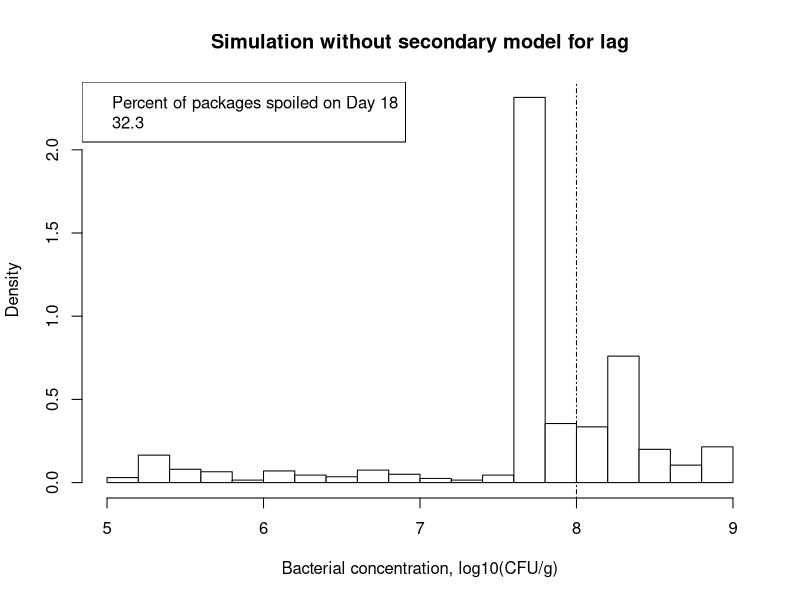

Source code (R): (Note: this script raises an error after producing the figure.)
## ---------------------------Title---------------------------------------------
# CIDA Shelf Life Model

## ---------------------------Description---------------------------------------
# Project: CIDA Spinach 

# Description: 

## ---------------------------Packages------------------------------------------

#   Loading packages
library(dplyr); library(MASS); library(VGAM)

## ---------------------------Seed----------------------------------------------

#Set seed
set.seed(1)

## ---------------------------Inputs--------------------------------------------

#Load in data

strain_param <- read.csv("model_inputs/primary_model_parameters_strain_averaged.csv", header = TRUE)

mumax_secon <- read.csv("model_inputs/secondary_model_mumax_strain_averaged.csv", header = TRUE)

st_frequency <- read.csv("model_inputs/st_frequency.csv", header = TRUE)

initial_count <- read.csv("model_inputs/initial_distribution.csv", header = TRUE)

#Change strain parameters to lowercase 
strain_param$isolate <- tolower(strain_param$isolate)

mumax_secon$isolate <- tolower(mumax_secon$isolate)

#Change the formatting of a variable in the ST frequency 
st_frequency$growth_isolates <- substr(st_frequency$growth_isolates, 1, 8)
st_frequency$growth_isolates <- tolower(st_frequency$growth_isolates)

#Initial Count Distribution: Log transforming initial count, and fitting a uniform distribution to the data
initial_count_dist <- function(n){
  ans <- runif(n, min = initial_count$min, max = initial_count$max)
  return(ans)
}

#ST Distribution
isolates <- st_frequency$growth_isolates
st_prev <- st_frequency$frequency

st_dist <- function(n) {
ans <- sample(isolates, size = n, prob = st_prev, replace = F)
return(ans)
}

#Storage Temperature Distribution
temp_location <- 4.06
temp_shape <- 2.31

temp_dist <- function(n) {
  ans <- rlaplace(n, temp_location, temp_shape)
  for(i in 1:n)
  while (ans[i] < 2 | ans[i] > 14) {
    ans[i] <- rlaplace(1, temp_location, temp_shape)
  }
  return(ans)
}

#Number of strains per package

pop_dist <- function(n){
  ans <- runif(n, min = 1, max = 6)
  ans_rounded <- round(ans, digits = 0)
  return(ans_rounded)
}

#Primary Growth Models 
#Gompertz
gompertz <- function(day, log10n0, log10nmax, mumax, lag){
  log10n <- log10n0 + (log10n0 < log10nmax)*(log10nmax - log10n0) * exp(-exp(mumax * exp(1) * (lag - day) / ((log10nmax - log10n0) * log(10)) + 1))
}

#Secondary model 

#Mumax
NewMu_general <- function(temp, b, temp_min){
    if(temp > temp_min){
      sqrt_mu <- b*(temp - temp_min)
      ans <- sqrt_mu^2
      return(ans)
    } else {
    ans <- 0 
    return(ans)
  }
}

NewMu_s12_0141 <- function(temp, b, temp_min){
  if(temp < temp_min){
    sqrt_mu <- b*(temp - temp_min)
    ans <- sqrt_mu^2
    return(ans)
  } else {
    ans <- 0 
    return(ans)
  }
}

NewMu <- function(temp, b, temp_min, isolate){
  if(isolate != "s12-0141"){
    return(NewMu_general(temp, b, temp_min))
  } else {
    return(NewMu_s12_0141(temp, b, temp_min))
  }
}

lag_tmin <- mumax_secon$temp_min_mu[mumax_secon$isolate == "s12-0116"]

NewLag <- function(temp, lag) {
  ans <- lag*((6 - lag_tmin)/(temp - lag_tmin))^2
  return(ans)
}

## ---------------------------Simulation Overview-------------------------------

n_lots <- 1
n_packages <- 1000
n_sim <- n_packages*n_lots
n_day <- 22

## ---------------Assigning Model Inputs----------------------------------------

#Assigning initial count, number of strains, STs and temperature to each package
packages_sim <- data.frame(matrix(nrow = n_sim, ncol = 4))
colnames(packages_sim) <- c("package", "initial_count_apc", "storage_temp", "tot_strains")

packages_sim$package <- 1:n_packages
packages_sim$initial_count_apc <- initial_count_dist(n_sim)
packages_sim$storage_temp <- temp_dist(n_sim)
packages_sim$tot_strains <- pop_dist(n_sim)

#Expanding the dataframe to store observations for each strain and day of observation
packages_sim_exp <- packages_sim %>%
  group_by(package) %>%
  slice(rep(1, times = tot_strains)) %>%
  mutate(isolate = NA, initial_count = NA, lag = NA, mumax = NA, nmax = NA) 

#Assigning isolates to each package, with replacement
for(i in 1:n_packages){
  index <- which(packages_sim_exp$package == i)
  strain_per_package <- unique(packages_sim_exp$tot_strains[index])
  packages_sim_exp$isolate[index] <- st_dist(strain_per_package) 
  packages_sim_exp$initial_count[index] <- rep(log10((10^(packages_sim$initial_count_apc[i]))/strain_per_package), times = strain_per_package)
}

#Assign lag to each package
for(i in 1:nrow(packages_sim_exp)){
  strain_index <- which(packages_sim_exp$isolate[i] == strain_param$isolate & 6 == strain_param$temp)
  strain_lag <- NewLag(packages_sim_exp$storage_temp[i], strain_param$lag[strain_index])
  packages_sim_exp$lag[i] <- strain_lag
}

#Assign mumax to each package
for(i in 1:nrow(packages_sim_exp)){
  strain_index <- which(packages_sim_exp$isolate[i] == mumax_secon$isolate)
  strain_mu <- NewMu(packages_sim_exp$storage_temp[i], mumax_secon$b_mu[strain_index], mumax_secon$temp_min_mu[strain_index], packages_sim_exp$isolate[i])
  packages_sim_exp$mumax[i] <- strain_mu
}

#Assign nmax to each package
for(i in 1:nrow(packages_sim_exp)){
  strain_index <- which(packages_sim_exp$isolate[i] == strain_param$isolate & strain_param$temp == 6)
  strain_nmax <- strain_param$nmax[strain_index]
  packages_sim_exp$nmax[i] <- strain_nmax
}

#Calculate the total nmax of a package 
packages_sim_exp$final_nmax <- vector(mode = "integer", length = nrow(packages_sim_exp))

for(i in 1:n_packages){
  index <- which(packages_sim_exp$package == i)
  packages_nmax <- packages_sim_exp$nmax[index]
  final_nmax <- log10(sum(10^packages_nmax))
  packages_sim_exp$final_nmax[index] <- final_nmax
}

## ----------------Assessing Growth Over Shelf Life-----------------------------

#Creating a dataframe, to assess microbial growth over shelf life 
shelf_life_sim <- packages_sim_exp %>%
  group_by(package, isolate) %>%
  slice(rep(1, times = 22)) %>%
  mutate(day = 1:22)
  
shelf_life_sim <- shelf_life_sim %>%
  mutate(count = gompertz(day, initial_count, nmax, mumax, lag))

## --------------------Plotting & Analyzing Outcome-----------------------------

day18_sim_output <- shelf_life_sim %>%
  filter(day == 18) %>%
  group_by(package) %>%
  summarize(total_count = log10(sum(10^(count))))

d18_spoiled <- day18_sim_output %>%
  summarize(spoiled = sum(total_count > 8.0)/n_packages)

h18 <- hist(day18_sim_output$total_count, 
            breaks = 15,
            xlab = "Bacterial concentration, log10(CFU/g)", 
            ylab = "Density", main = "Simulation without secondary model for lag", 
            prob = TRUE, col = "white")
abline(v = 8.0, lty = 4)
legend(
  'topleft', ncol = 1,
  legend = c(
    'Percent of packages spoiled on Day 18',  (d18_spoiled$spoiled*100)))

percent_packages_nmax <- shelf_life_sim %>%
  group_by(day, package) %>%
  mutate(total_count = log10(sum(10^(count)))) %>%
  slice(1) %>%
  mutate(at_nmax = round(final_nmax, 1)  == round(total_count, 1)) %>%
  group_by(day) %>%
  summarize(percent_packs_nmax = (sum(at_nmax == TRUE)/n_packages)*100)

mode <- function(x) {
  t <- table(x)
  names(t)[ which.max(t) ]
}

count_summary_by_day <- shelf_life_sim %>%
  group_by(day, package) %>%
  summarize(total_count = log10(sum(10^(count)))) %>%
  mutate(rounded_total_count = round(total_count, 1)) %>%
  group_by(day) %>%
  summarize(mean = mean(total_count), 
            sd_total_count = sd(total_count), 
            mode = mode(rounded_total_count),
            median = median(total_count))

counts_summary_by_package <- shelf_life_sim %>%
  group_by(day, package) %>%
  summarize(total_count = log10(sum(10^(count))))

package_summary <- shelf_life_sim %>%
  group_by(day, package) %>%
  mutate(total_count = log10(sum(10^(count))),
         mean_mumax = mean(mumax),
         mean_lag = mean(lag)) %>%
  dplyr::select(-c("count", "nmax", "mumax", "initial_count", 
                   "isolate", "lag")) %>%
  ungroup() %>%
  group_by(day, package) %>%
  slice(1) 

package_isolates <- data.frame(1:n_packages, 0, 0, 0, 0, 0, 0)

colnames(package_isolates) <- c("package", "s12-0116", "s12-0132",
                                "s12-0141", "s12-0166", "s12-0180",
                                "s12-0184")

for(i in 1:nrow(package_isolates)){
  index <- which(package_isolates$package[i] == packages_sim_exp$package)
  isolates <- packages_sim_exp$isolate[index]
  if("s12-0116" %in% isolates){
    package_isolates$`s12-0116`[i] <- 1
  } else {
    package_isolates$`s12-0116`[i] <- 0
  }
  if("s12-0132" %in% isolates){
    package_isolates$`s12-0132`[i] <- 1
  } else {
    package_isolates$`s12-0132`[i] <- 0
  }
  if("s12-0141" %in% isolates){
    package_isolates$`s12-0141`[i] <- 1
  } else {
    package_isolates$`s12-0141`[i] <- 0
  }
  if("s12-0166" %in% isolates){
    package_isolates$`s12-0166`[i] <- 1
  } else {
    package_isolates$`s12-0166`[i] <- 0
  }
  if("s12-0180" %in% isolates){
    package_isolates$`s12-0180`[i] <- 1
  } else {
    package_isolates$`s12-0180`[i] <- 0
  }
  if("s12-0184" %in% isolates){
    package_isolates$`s12-0184`[i] <- 1
  } else {
    package_isolates$`s12-0184`[i] <- 0
  }
}

packages_summary_export <- merge(package_summary,
                                 package_isolates, by.x = "package",
                                 by.y = "package")
  
## --------------------Exporting data-------------------------------------------

write.csv(count_summary_by_day, file = paste0("outputs/count_by_day.csv"), row.names = FALSE)
write.csv(percent_packages_nmax, file = paste0("outputs/percentage_of_packages_at_nmax.csv"), row.names = FALSE)
write.csv(counts_summary_by_package, file = paste0("outputs/total_count_by_package.csv"), row.names = FALSE)
write.csv(packages_summary_export, file = paste0("outputs/packages_summary.csv"), row.names = FALSE)
